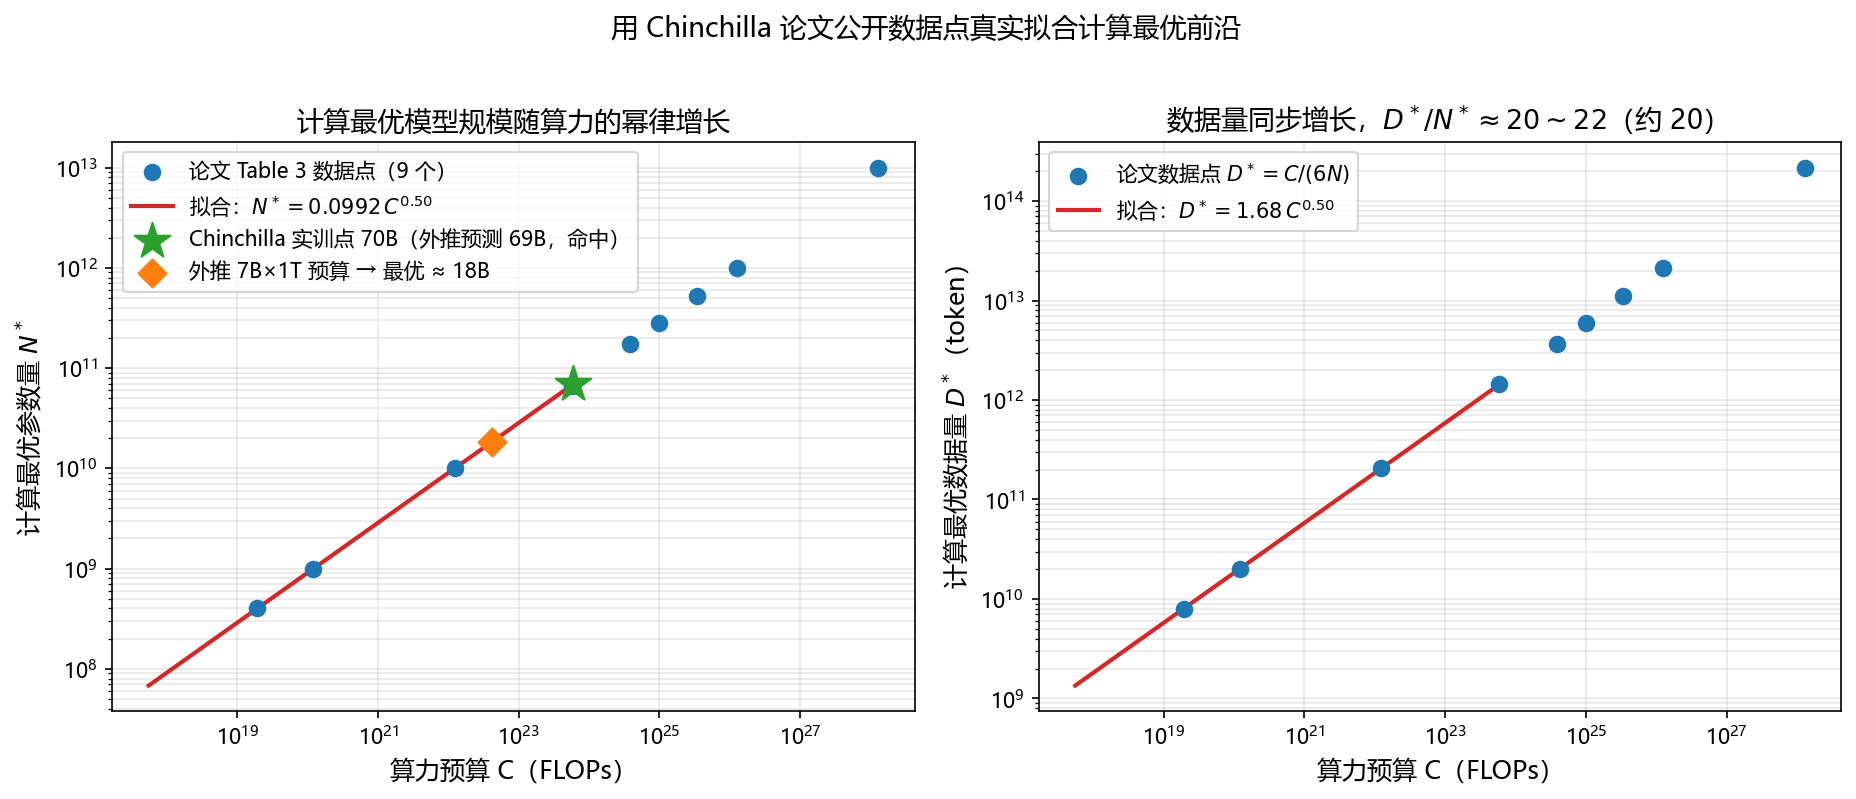

Recreate this plot in Python.
# -*- coding: utf-8 -*-
"""
用 Chinchilla 论文的公开数据点（Table 3，Approach 1：固定模型规模、扫 token 得到的
计算最优点）真实拟合幂律 N*(C) ∝ C^a、D*(C) ∝ C^b，并外推到本章的两个算例预算：
  - C = 4.2e22 FLOPs（7B × 1T token 的预算）
  - C = 5.88e23 FLOPs（Chinchilla 70B × 1.4T 的预算，作交叉验证）
数据来源：Hoffmann et al., "Training Compute-Optimal Large Language Models",
arXiv:2203.15556, Table 3（FLOPs 列 / Tokens 列）。
运行：python gen_scaling_fit.py  （依赖 numpy + matplotlib）
"""
import numpy as np
import matplotlib
matplotlib.use("Agg")
import matplotlib.pyplot as plt

plt.rcParams["font.sans-serif"] = ["Microsoft YaHei"]  # 中文字体
plt.rcParams["axes.unicode_minus"] = False

# ---- Chinchilla 论文 Table 3 公开数据点：(参数量 N, 算力预算 C) ----
N_pts = np.array([4e8, 1e9, 1e10, 6.7e10, 1.75e11, 2.8e11, 5.2e11, 1e12, 1e13])
C_pts = np.array([1.92e19, 1.21e20, 1.23e22, 5.76e23, 3.85e24,
                  9.90e24, 3.43e25, 1.27e26, 1.30e28])
D_pts = C_pts / (6 * N_pts)          # 训练 token 数 D* = C/(6N)

# ---- log-log 最小二乘拟合：ln y = a * ln C + k ----
def fit_powerlaw(y):
    A = np.vstack([np.log(C_pts), np.ones_like(C_pts)]).T
    coef, *_ = np.linalg.lstsq(A, np.log(y), rcond=None)
    return coef[0], np.exp(coef[1])  # 指数 a、系数 k（y = k * C^a）

a_N, k_N = fit_powerlaw(N_pts)
a_D, k_D = fit_powerlaw(D_pts)

# ---- 外推两个算例预算 ----
def extrap(c, a, k):
    return k * c ** a
N_7b = extrap(4.2e22, a_N, k_N)      # 7B×1T 预算的最优规模
N_ch  = extrap(5.88e23, a_N, k_N)    # 交叉验证：应落在 ~70B 附近
ratio = D_pts / N_pts

print(f"拟合结果: N* = {k_N:.4g} * C^{a_N:.3f}   (论文 Approach 1 给 a=0.50)")
print(f"          D* = {k_D:.4g} * C^{a_D:.3f}   (论文 Approach 1 给 b=0.50)")
print(f"D*/N* 比值范围: {ratio.min():.1f} ~ {ratio.max():.1f}")
print(f"外推 C=4.2e22 (7B×1T 预算): 最优 N* ≈ {N_7b:.2e} 参数, D* = C/(6N*) ≈ {4.2e22/(6*N_7b):.2e} token")
print(f"外推 C=5.88e23 (Chinchilla 预算): 最优 N* ≈ {N_ch:.2e} 参数 (论文实际取 70B)")

# ---- 画图 ----
fig, axes = plt.subplots(1, 2, figsize=(12.5, 5.2))
C_line = np.logspace(np.log10(C_pts.min()) * 0.92, np.log10(6.4e23), 200)

ax = axes[0]
ax.scatter(C_pts, N_pts, s=55, color="#1f77b4", zorder=3, label="论文 Table 3 数据点（9 个）")
ax.plot(C_line, extrap(C_line, a_N, k_N), color="#d62728", lw=2,
        label=f"拟合：$N^* = {k_N:.3g}\\,C^{{{a_N:.2f}}}$")
ax.scatter([5.88e23], [7e10], marker="*", s=320, color="#2ca02c", zorder=4,
           label=f"Chinchilla 实训点 70B（外推预测 {N_ch/1e9:.0f}B，命中）")
ax.scatter([4.2e22], [N_7b], marker="D", s=90, color="#ff7f0e", zorder=4,
           label=f"外推 7B×1T 预算 → 最优 ≈ {N_7b/1e9:.0f}B")
ax.set_xscale("log"); ax.set_yscale("log")
ax.set_xlabel("算力预算 C（FLOPs）", fontsize=12)
ax.set_ylabel("计算最优参数量 $N^*$", fontsize=12)
ax.set_title("计算最优模型规模随算力的幂律增长", fontsize=13)
ax.legend(fontsize=10, loc="upper left")
ax.grid(True, which="both", alpha=0.3)

ax = axes[1]
ax.scatter(C_pts, D_pts, s=55, color="#1f77b4", zorder=3, label="论文数据点 $D^* = C/(6N)$")
ax.plot(C_line, extrap(C_line, a_D, k_D), color="#d62728", lw=2,
        label=f"拟合：$D^* = {k_D:.3g}\\,C^{{{a_D:.2f}}}$")
ax.set_xscale("log"); ax.set_yscale("log")
ax.set_xlabel("算力预算 C（FLOPs）", fontsize=12)
ax.set_ylabel("计算最优数据量 $D^*$（token）", fontsize=12)
ax.set_title(f"数据量同步增长，$D^*/N^* \\approx {ratio.min():.0f}\\sim{ratio.max():.0f}$（约 20）",
             fontsize=13)
ax.legend(fontsize=10, loc="upper left")
ax.grid(True, which="both", alpha=0.3)

fig.suptitle("用 Chinchilla 论文公开数据点真实拟合计算最优前沿",
             fontsize=13, y=1.02)
fig.tight_layout()
fig.savefig("gen_scaling_fit.png", dpi=150, bbox_inches="tight")
print("已保存 gen_scaling_fit.png")
